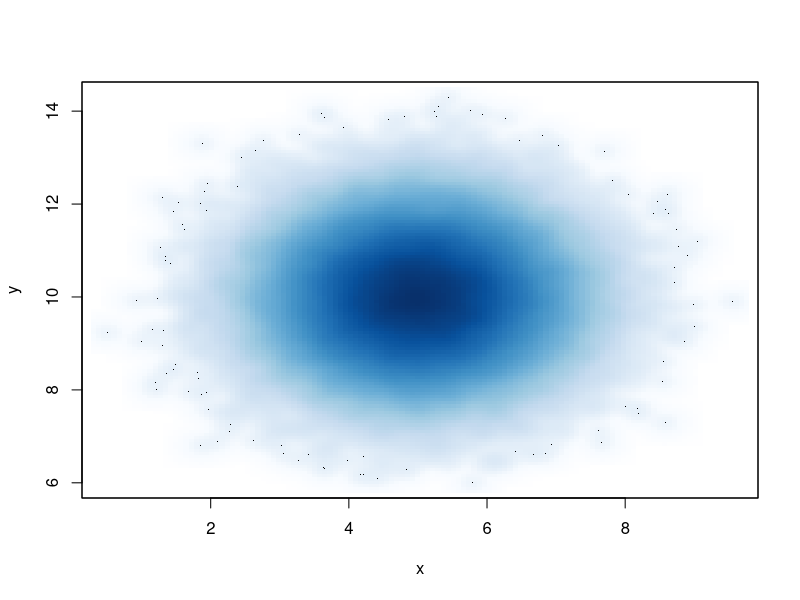
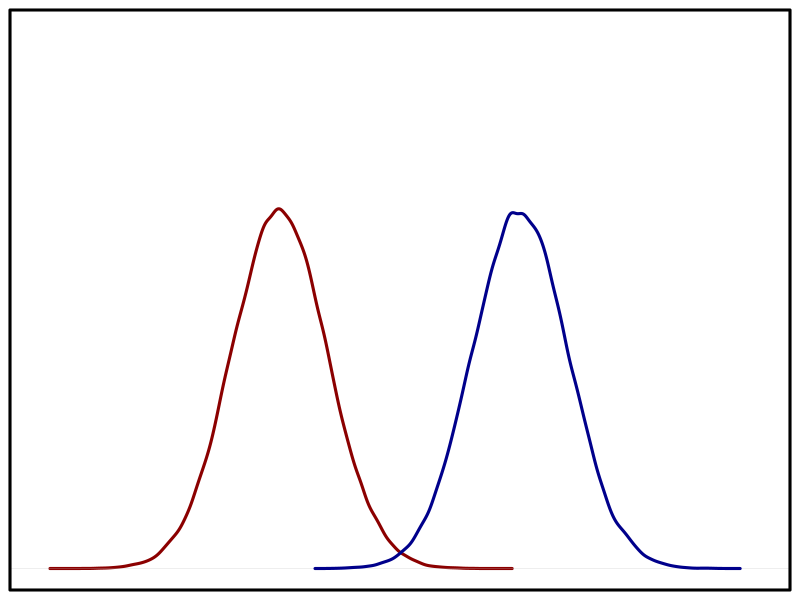
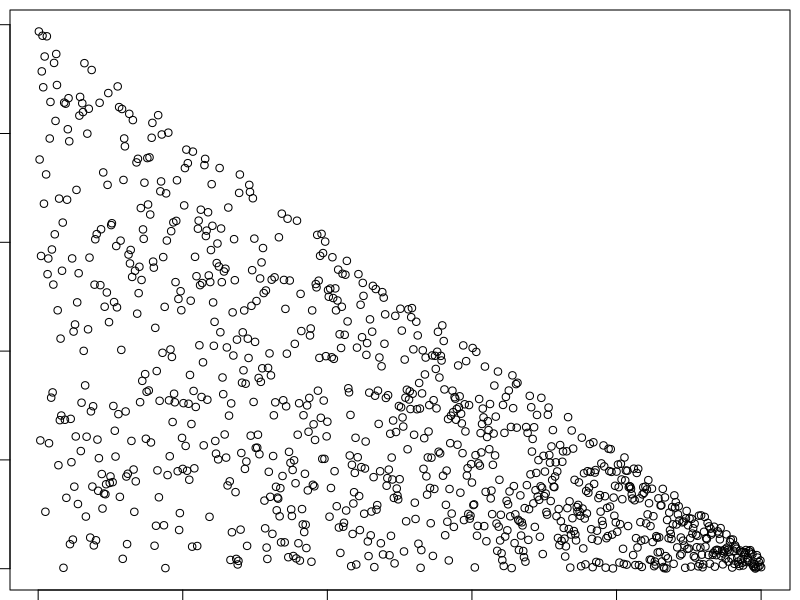
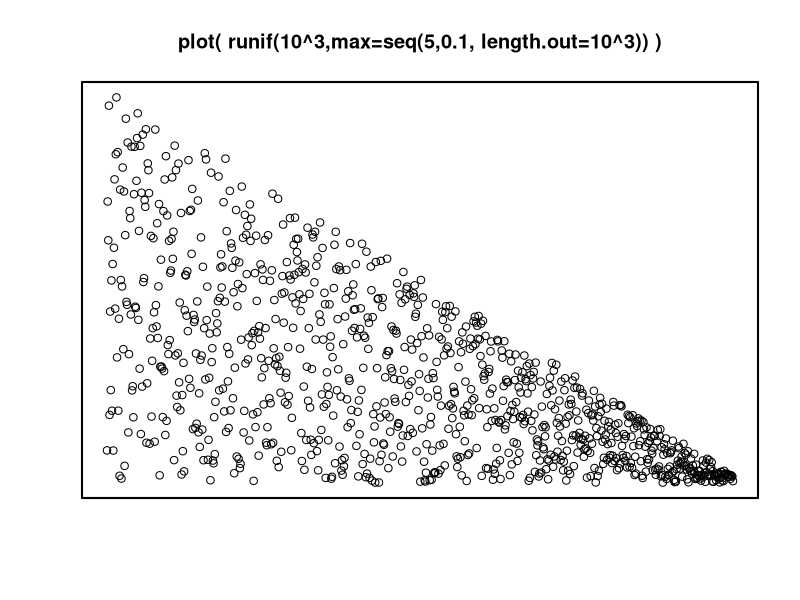

Reproduce these figures in R, in order.

setwd('~/Dropbox/Documents/linear reg')

x <- rnorm(100000,5)
y <- rnorm(100000,10)

smoothScatter(x,y)


par(mar=c(0,0,0,0)+0.5)
plot(density(x), lwd=3, col='DarkRed', xaxt='n', yaxt='n',main='',xlab='',ylab='', xlim=c(0,15), ylim=c(0,0.6))
lines(density(y), col='DarkBlue', lwd=3)
box(lwd=3)




###############################################################################

plot( runif(10^3,max=seq(5,0.1, length.out=10^3)) )


png('quantileReg.png')
plot( runif(10^3,max=seq(5,0.1, length.out=10^3)), main='plot( runif(10^3,max=seq(5,0.1, length.out=10^3)) )', xlab='', ylab='', xaxt='n',yaxt='n' )
box(lwd=2)
dev.off()

##################################################################################


